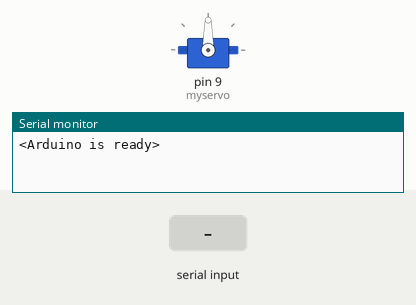
Bench run of a sketch on a simulated Arduino Uno, built with avr-gcc and run on an emulated ATmega328P. On the bench: servo, the last lines printed to the serial monitor. The test bench sets the inputs (shaded band).

Above: at 1.2 s.
1.3 s: "30,150\n" received over Serial
At 3.5 s:
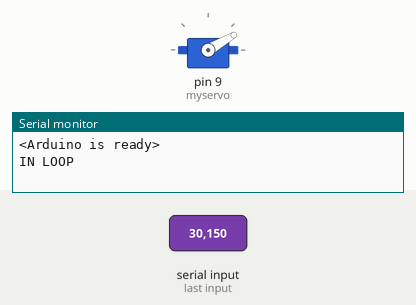
3.8 s: "5\n" received over Serial
At 5.5 s:
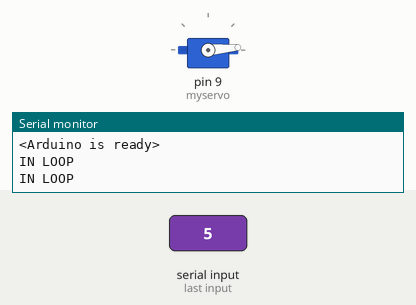
6.3 s: "200\n" received over Serial
At 8.5 s:
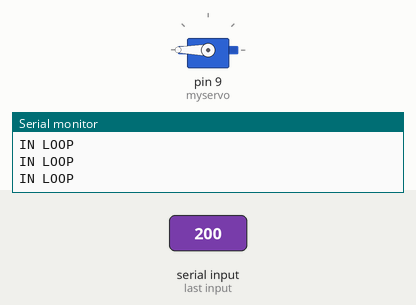
8.8 s: "90,45\n" received over Serial
At 10.4 s:
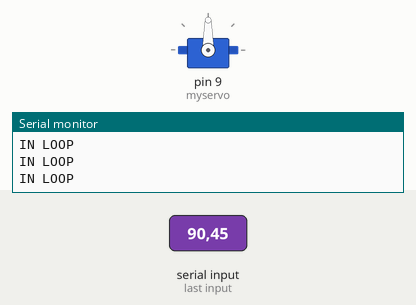
Timing chart, 0 to 11.9 s (numbered marks = the images above; inputs shaded):
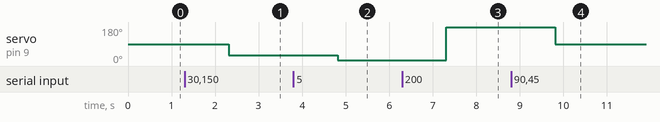

The sketch:

servo_serial_control.ino
```cpp
#include <Servo.h>

Servo myservo;  // create servo object to control a servo
// twelve servo objects can be created on most boards

int pos = 0;    // variable to store the servo position

void setup() {
  myservo.attach(9);  // attaches the servo on pin 9 to the servo object

  Serial.begin(9600);
  Serial.println("<Arduino is ready>\r\n");


}

void loop() {

  String recieved_data;
  int servo_data;

  if (Serial.available()) {
    delay(15);
    Serial.println("IN LOOP");
    recieved_data = Serial.readString();
    servo_data = recieved_data.toInt();
    myservo.write(servo_data);
    delay(15);
  }


//    for (pos = 0; pos <= 180; pos += 1) { // goes from 0 degrees to 180 degrees
//      // in steps of 1 degree
//      myservo.write(pos);              // tell servo to go to position in variable 'pos'
//      delay(15);                       // waits 15ms for the servo to reach the position
//    }
//    for (pos = 180; pos >= 0; pos -= 1) { // goes from 180 degrees to 0 degrees
//      myservo.write(pos);              // tell servo to go to position in variable 'pos'
//      delay(15);                       // waits 15ms for the servo to reach the position
//    }


}
```

Measured:
- after the input at 1.3 s, servo on pin 9 (myservo): 90° → 30° after 1.0 s
- after the input at 3.8 s, servo on pin 9 (myservo): 30° → 5° after 1.0 s
- after the input at 6.3 s, servo on pin 9 (myservo): 5° → 180° after 1.0 s
- after the input at 8.8 s, servo on pin 9 (myservo): 180° → 90° after 1.0 s
